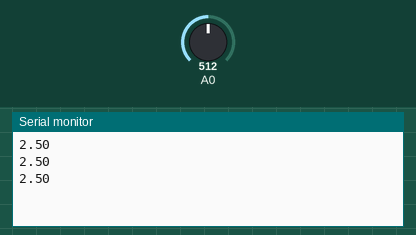
Recording of a sketch running on a simulated Arduino Uno, built with avr-gcc and run on an emulated ATmega328P. On the bench: the last lines printed to the serial monitor. The test bench sets the inputs (shaded band); at power-on: A0 = 512.

Above: at 1.3 s.
1.4 s: A0 set to 716
At 1.9 s:
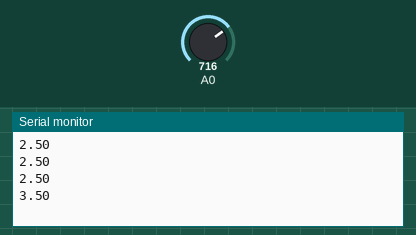
2.9 s: A0 set to 900
At 3.4 s:
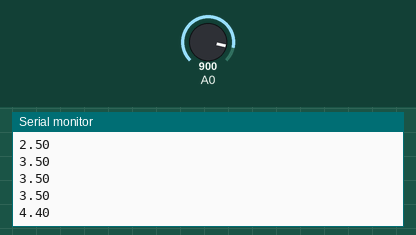
Timing chart, 0 to 5.9 s (numbered marks = the images above; inputs shaded):
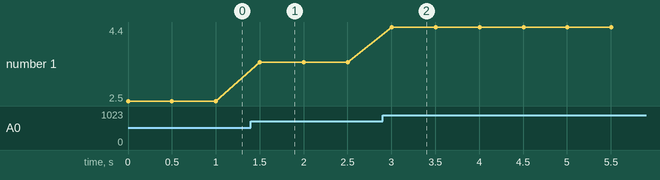

The sketch:

CURRENTSENSORCALIBERATION.ino
```cpp
void setup() {
  Serial.begin(9600);
}

void loop() {
  int val = analogRead(A0);
  float voltage = val * (5.0 / 1023.0);

  Serial.println(voltage);
  delay(500);
}
```

Measured:
- after the input at 1.4 s, the serial monitor: prints a new line after 0.10 s (image 1)
- after the input at 2.9 s, the serial monitor: prints a new line after 0.10 s (image 2)
- plotted number 1: 2.5 → 3.5 after the input at 1.4 s, 3.5 → 4.4 after the input at 2.9 s
